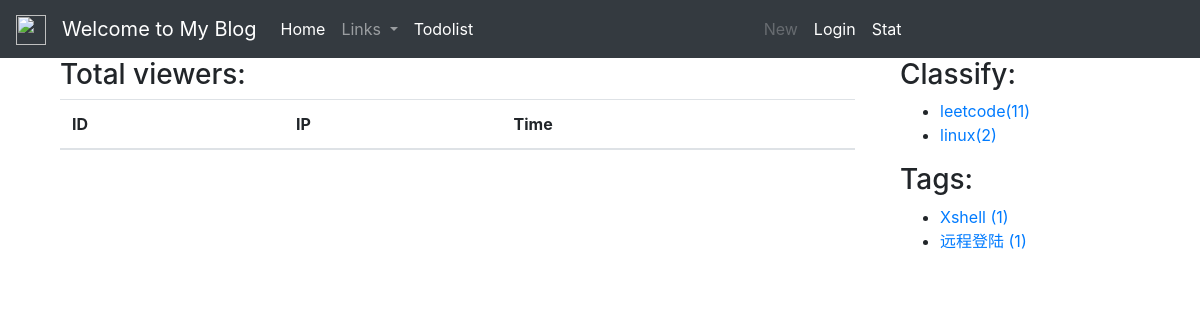
The app's page /user_stat/, older data.
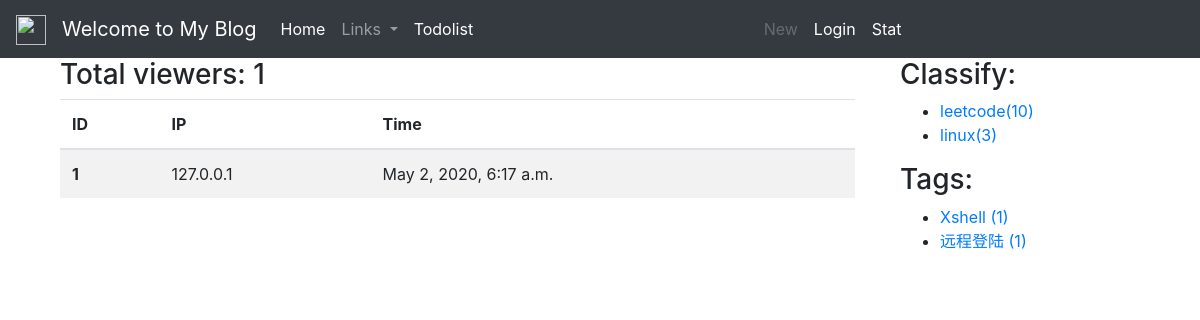
The same page, newer data.
### blog/models.py (models this page shows, shortened)
class BlogClassify(models.Model):
    title = models.CharField(max_length=100, blank=True)
    created = models.DateTimeField(default=timezone.now)

class Tag(models.Model):
    name = models.CharField(max_length=100)

class Website_views(models.Model):
    nid = models.AutoField(primary_key=True)
    views = models.IntegerField()

class view_ip(models.Model):
    nid = models.AutoField(primary_key=True)
    user_ip = models.CharField(max_length=15, null=False)
    create_time = models.DateTimeField(auto_now_add=True)

### blog/views.py (the view)
# urls.py: path('user_stat/',views.user_stat,name='user_stat'),
def user_stat(request):
    total_views = Website_views.objects.first()
    user_ip=view_ip.objects.all()
    context={
        'total_views':total_views,
        'user_ips':user_ip,
    }
    return  render(request,'blog/userstat.html',context)

### blog/templatetags/blog_extras.py (called while the page is built)
@register.inclusion_tag('blog/inclusions/_classify.html',takes_context=True)
def show_classify(context):
    classify_list = BlogClassify.objects.annotate(num_posts=Count('blog')).filter(num_posts__gt=0)
    return {
        'classify_list': classify_list,
    }

@register.inclusion_tag('blog/inclusions/_tags.html', takes_context=True)
def show_tags(context):
    tag_list = Tag.objects.annotate(num_posts=Count('blog')).filter(num_posts__gt=0)
    return {
        'tag_list': tag_list,
    }

### templates/blog/userstat.html (shortened to what this page needs)
{% extends "base.html" %}
{% load staticfiles %}
{% block content %}
<div class="container">
    <h3>Total viewers: {{total_views.views}}</h3>
    <table class="table table-striped">
      <thead>
        <tr>
          <th scope="col">ID</th>
          <th scope="col">IP</th>
          <th scope="col">Time</th>
        </tr>
      </thead>
        {% for user_ip in user_ips%}
          <tbody>
            <tr>
              <th scope="row">{{user_ip.nid}}</th>
              <td>{{user_ip.user_ip}}</td>
              <td>{{user_ip.create_time}}</td>
            </tr>
          {% endfor %}
      </tbody>
</table>
</div>
{% endblock content %}

### templates/blog/inclusions/_classify.html
<div class="">
  <h3 class="">Classify:</h3>
  <ul>
    {% for classify in classify_list %}
      <li>
        <a href="{% url 'blog:classify' classify.id %}">{{ classify.title }}<span class="post-count">({{ classify.num_posts }})</span></a>
      </li>
    {% empty %}
      暂无分类！
    {% endfor %}
  </ul>
</div>

### templates/blog/inclusions/_tags.html
<div class="widget widget-tag-cloud">
  <h3 class="widget-title">Tags:</h3>
  <ul>
    {% for tag in tag_list %}
      <li>
        <a href="{% url 'blog:tag' tag.id %}">{{ tag.name }} <span class="post-count">({{ tag.num_posts }})</span></a>
      </li>
    {% empty %}
      暂无标签！
    {% endfor %}
  </ul>
</div>

Row changes from the older to the newer data that the page shows:
added Website_views: views "1"
added view_ip: nid "1", user_ip "127.0.0.1", create_time "May 2, 2020, 6:17 a.m."
computed for BlogClassify "leetcode": num_posts "11" → "10"
computed for BlogClassify "linux": num_posts "2" → "3"
